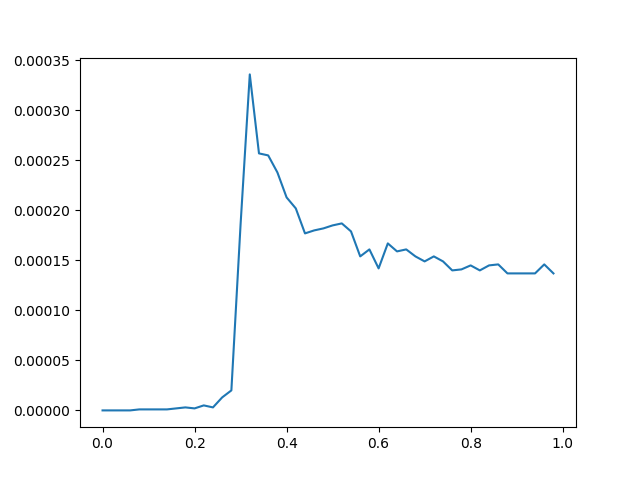

This chart was generated by the following Python code:
import numpy as np
import matplotlib.pyplot as plt

filename = "50by50variance(10000sweeps).txt"

new = []

with open(filename, 'r') as f:
    for line in f:
        test = line.split(' ')
        del(test[-1])
        new.append(test)

f.close()

new = np.array(new).astype(float)
arr = np.zeros((50,50))
count=0
count2 = 0
for i in range(50):
    for j in range(50):
        arr[j,i] = new[i,j]

for i in range(50):
    print(str(count2) + ' ' + str(count) + ' ' + str(arr[i]))
    count += 0.02
    count2 += 1

count = 0
f = open("varianceCut.txt", 'w')
f.write("p1 variance\n")
for i in range(50):
    f.write(str(count) + ' ' + str(arr[25,i]) + '\n')
    count += 0.02
f.close()

plt.plot(np.arange(0,1,0.02), arr[25])
plt.savefig('varianceCut.png')
plt.show()
